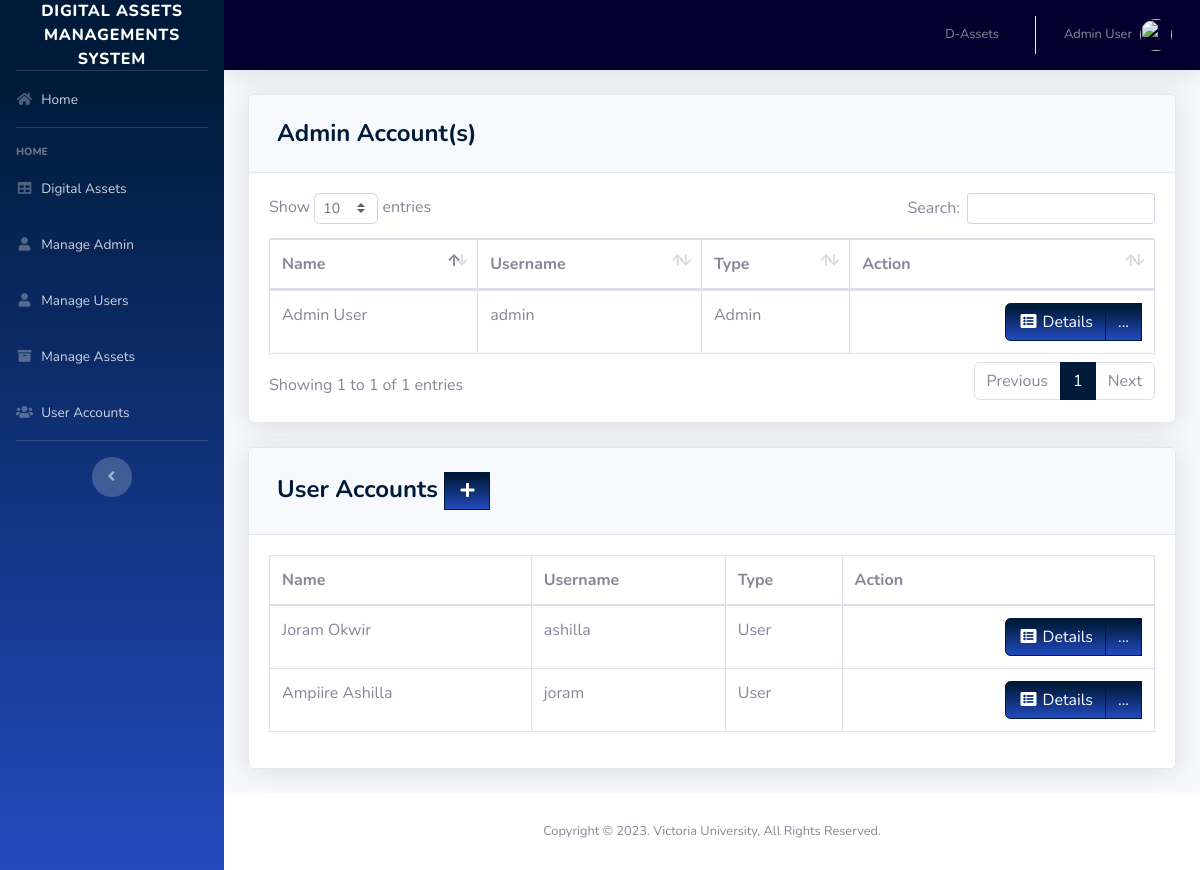
/pages/user.php (signed in), run on an earlier commit of the app's database.
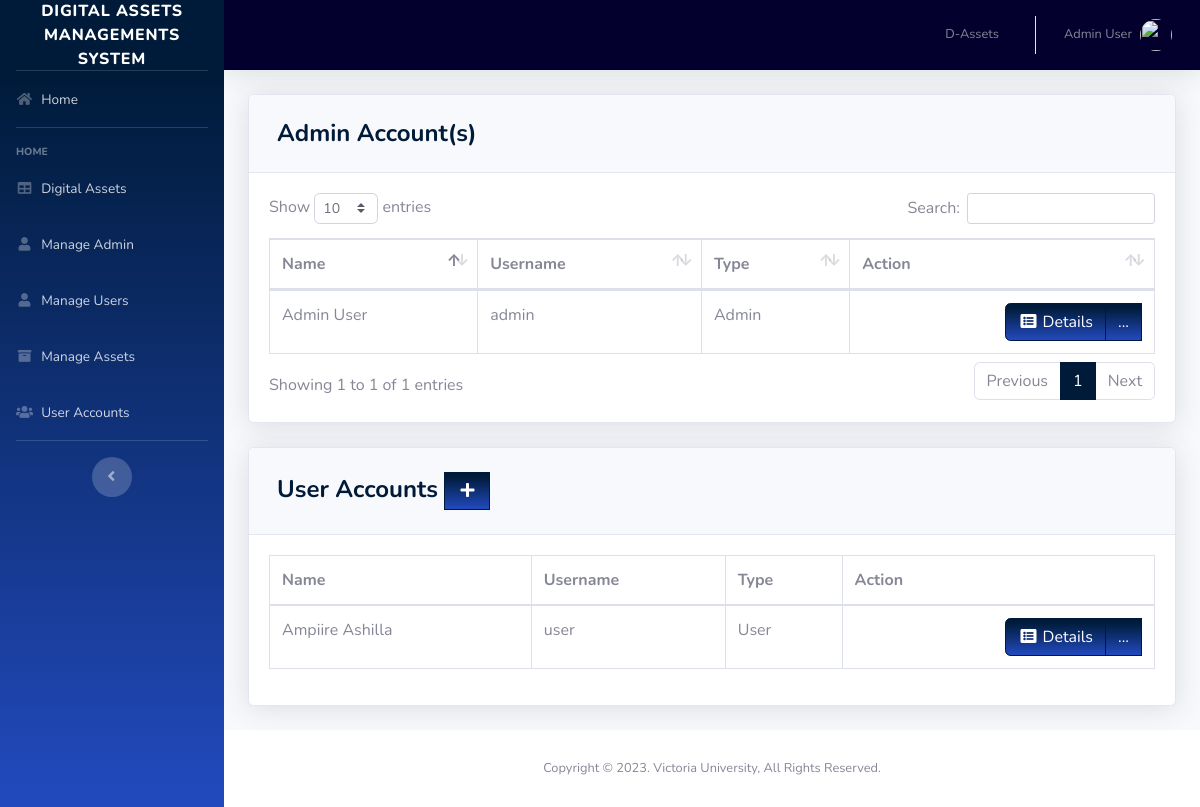
And on a later commit of the database.
### tables this page shows
CREATE TABLE `users` (
  `ID` int(11) NOT NULL,
  `EMPLOYEE_ID` int(11) DEFAULT NULL,
  `USERNAME` varchar(50) DEFAULT NULL,
  `PASSWORD` varchar(50) DEFAULT NULL,
  `TYPE_ID` int(11) DEFAULT NULL
);

CREATE TABLE `employee` (
  `EMPLOYEE_ID` int(11) NOT NULL,
  `FIRST_NAME` varchar(50) DEFAULT NULL,
  `LAST_NAME` varchar(50) DEFAULT NULL,
  `GENDER` varchar(50) DEFAULT NULL,
  `EMAIL` varchar(100) DEFAULT NULL,
  `PHONE_NUMBER` varchar(11) DEFAULT NULL,
  `JOB_ID` int(11) DEFAULT NULL,
  `HIRED_DATE` varchar(50) NOT NULL,
  `LOCATION_ID` int(11) DEFAULT NULL
);

CREATE TABLE `type` (
  `TYPE_ID` int(11) NOT NULL,
  `TYPE` varchar(50) DEFAULT NULL
);

### pages/user.php (the view, shortened to what this page needs)
<?php
include '../includes/connection.php';
include '../includes/sidebar.php';
?>
<div class="card shadow mb-4">
  <div class="card-header py-3">
    <h4 class="m-2 font-weight-bold text-primary">Admin Account(s)</h4>
  </div>
  <div class="card-body">
    <div class="table-responsive">
      <table class="table table-bordered" id="dataTable" width="100%" cellspacing="0">
        <thead>
          <tr>
            <th>Name</th>
            <th>Username</th>
            <th>Type</th>
            <th>Action</th>
          </tr>
        </thead>
        <tbody>
          <?php
          $query = 'SELECT ID, FIRST_NAME,LAST_NAME,USERNAME, t.TYPE
              FROM users u
              JOIN employee e ON e.EMPLOYEE_ID=u.EMPLOYEE_ID
              JOIN type t ON t.TYPE_ID=u.TYPE_ID
              WHERE u.TYPE_ID=1';
          $result = mysqli_query($db, $query) or die(mysqli_error($db));
          while ($row = mysqli_fetch_assoc($result)) {
            echo '<tr>';
            echo '<td>' . $row['FIRST_NAME'] . ' ' . $row['LAST_NAME'] . '</td>';
            echo '<td>' . $row['USERNAME'] . '</td>';
            echo '<td>' . $row['TYPE'] . '</td>';
            echo '<td align="right"> <div class="btn-group">
                              <a type="button" class="btn btn-primary bg-gradient-primary" href="us_searchfrm.php?action=edit & id=' . $row['ID'] . '"><i class="fas fa-fw fa-list-alt"></i> Details</a>
                            <div class="btn-group">
                              <a type="button" class="btn btn-primary bg-gradient-primary dropdown no-arrow" data-toggle="dropdown" style="color:white;">
                              ... <span class="caret"></span></a>
                            <ul class="dropdown-menu text-center" role="menu">
                                <li>
                                  <a type="button" class="btn btn-warning bg-gradient-warning btn-block" style="border-radius: 0px;" href="us_edit.php?action=edit & id=' . $row['ID'] . '">
                                    <i class="fas fa-fw fa-edit"></i> Edit
                                  </a>
                                </li>
                                </li>
                            </ul>
                            </div>
                          </div></td>';
            echo '</tr> ';
          }
          ?>
        </tbody>
      </table>
    </div>
  </div>
</div>
<div class="card shadow mb-4">
  <div class="card-header py-3">
    <h4 class="m-2 font-weight-bold text-primary">User Accounts&nbsp;<a href="#" data-toggle="modal" data-target="#supplierModal" type="button" class="btn btn-primary bg-gradient-primary" style="border-radius: 0px;"><i class="fas fa-fw fa-plus"></i></a></h4>
  </div>
  <div class="card-body">
    <div class="table-responsive">
      <table class="table table-bordered" id="dataTable" width="100%" cellspacing="0">
        <thead>
          <tr>
            <th>Name</th>
            <th>Username</th>
            <th>Type</th>
            <th>Action</th>
          </tr>
        </thead>
        <tbody>
          <?php
          $query = 'SELECT ID, FIRST_NAME,LAST_NAME,USERNAME, t.TYPE
              FROM users u
              JOIN employee e ON e.EMPLOYEE_ID=u.EMPLOYEE_ID
              JOIN type t ON t.TYPE_ID=u.TYPE_ID
              WHERE u.TYPE_ID=2';
          $result = mysqli_query($db, $query) or die(mysqli_error($db));
          while ($row = mysqli_fetch_assoc($result)) {
            echo '<tr>';
            echo '<td>' . $row['FIRST_NAME'] . ' ' . $row['LAST_NAME'] . '</td>';
            echo '<td>' . $row['USERNAME'] . '</td>';
            echo '<td>' . $row['TYPE'] . '</td>';
            echo '<td align="right"> <div class="btn-group">
                              <a type="button" class="btn btn-primary bg-gradient-primary" href="us_searchfrm.php?action=edit & id=' . $row['ID'] . '"><i class="fas fa-fw fa-list-alt"></i> Details</a>
                            <div class="btn-group">
                              <a type="button" class="btn btn-primary bg-gradient-primary dropdown no-arrow" data-toggle="dropdown" style="color:white;">
                              ... <span class="caret"></span></a>
                            <ul class="dropdown-menu text-center" role="menu">
                                <li>
                                  <a type="button" class="btn btn-warning bg-gradient-warning btn-block" style="border-radius: 0px;" href="us_edit.php?action=edit & id=' . $row['ID'] . '">
                                    <i class="fas fa-fw fa-edit"></i> Edit
                                  </a>
                                </li>
                            </ul>
                            </div>
                          </div></td>';
            echo '</tr> ';
          }
          ?>
        </tbody>
      </table>
    </div>
  </div>
</div>
<?php
include '../includes/footer.php';
?>

### includes/sidebar.php (shortened to what this page needs)
<!DOCTYPE html>
<html lang="en">
<head>
  <link href="../vendor/fontawesome-free/css/all.min.css" rel="stylesheet" type="text/css">
  <link href="../css/sb-admin-2.min.css" rel="stylesheet">
  <link href="../vendor/datatables/dataTables.bootstrap4.min.css" rel="stylesheet">
</head>
<body id="page-top">
  <div id="wrapper">
    <ul class="navbar-nav bg-gradient-primary sidebar sidebar-dark accordion" id="accordionSidebar">
      <a class="sidebar-brand d-flex align-items-center justify-content-center" href="index.php">
        <div class="sidebar-brand-icon rotate-n-15">
        </div>
        <div class="sidebar-brand-text mx-3">Digital Assets Managements System</div>
      </a>
      <hr class="sidebar-divider my-0">
      <li class="nav-item">
        <a class="nav-link" href="index.php">
          <i class="fas fa-fw fa-home"></i>
          <span>Home</span></a>
      </li>
      <hr class="sidebar-divider">
      <div class="sidebar-heading">
        Home
      </div>
	  <li class="nav-item">
        <a class="nav-link" href="product.php">
          <i class="fas fa-fw fa-table"></i>
          <span>Digital Assets</span></a>
      </li>
	     <li class="nav-item">
        <a class="nav-link" href="employee.php">
          <i class="fas fa-fw fa-user"></i>
          <span>Manage Admin</span></a>
      </li>
      <li class="nav-item">
        <a class="nav-link" href="customer.php">
          <i class="fas fa-fw fa-user"></i>
          <span>Manage Users</span></a>
      </li>
      <li class="nav-item">
        <a class="nav-link" href="student.php">
          <i class="fas fa-fw fa-archive"></i>
          <span>Manage Assets</span></a>
      </li>
      <li class="nav-item">
        <a class="nav-link" href="user.php">
          <i class="fas fa-fw fa-users"></i>
          <span>User Accounts</span></a>
      </li>
      <hr class="sidebar-divider d-none d-md-block">
      <div class="text-center d-none d-md-inline">
        <button class="rounded-circle border-0" id="sidebarToggle"></button>
      </div>
    </ul>
    <?php include_once 'topbar.php'; ?>

### includes/topbar.php (shortened to what this page needs)
<div id="content-wrapper" class="d-flex flex-column">
  <div id="content">
    <nav class="navbar navbar-expand navbar-light topbar mb-4 static-top shadow">
      <ul class="navbar-nav ml-auto">
        <li class="nav-item dropdown no-arrow">
          <a class="nav-link" href="student.php" role="button">
            <span class="mr-2 d-none d-lg-inline text-gray-600 small">D-Assets</span>
          </a>
        </li>
        <li class="nav-item dropdown no-arrow">
          <a class="nav-link dropdown-toggle" href="#" id="userDropdown" role="button" data-toggle="dropdown" aria-haspopup="true" aria-expanded="false">
            <span class="mr-2 d-none d-lg-inline text-gray-600 small"><?php echo  $_SESSION['FIRST_NAME']. ' '.$_SESSION['LAST_NAME'] ;?></span>
            <img class="img-profile rounded-circle"
            <?php
              if($_SESSION['GENDER']=='Male'){
                echo 'src="https://encrypted-tbn0.gstatic.com/images?q=tbn:ANd9GcTS0rikanm-OEchWDtCAWQ_s1hQq1nOlQUeJr242AdtgqcdEgm0Dg"';
              }else{
                echo 'src="https://encrypted-tbn0.gstatic.com/images?q=tbn:ANd9GcSNngF0RFPjyGl4ybo78-XYxxeap88Nvsyj1_txm6L4eheH8ZBu"';
              }
            ?>>
          </a>
        </li>
      </ul>
    </nav>
    <div class="container-fluid">

### includes/footer.php (shortened to what this page needs)
        </div>
      </div>
      <footer class="sticky-footer bg-white">
        <div class="container my-auto">
          <div class="copyright text-center my-auto">
              <span>Copyright © 2023. Victoria University, All Rights Reserved.</span>
          </div>
        </div>
      </footer>
    </div>
  </div>
</body>
</html>

### includes/topbar.php (style rules this page uses)
.topbar { background-color:#03002e; }

What changed in the data, as far as the page shows it:
no longer on this page (row edited): users: EMPLOYEE_ID.FIRST_NAME "Joram", EMPLOYEE_ID.LAST_NAME "Okwir", USERNAME "ashilla", TYPE_ID.TYPE "User", shown under "User Accounts"
changed users "Ampiire": USERNAME "joram" → "user"
